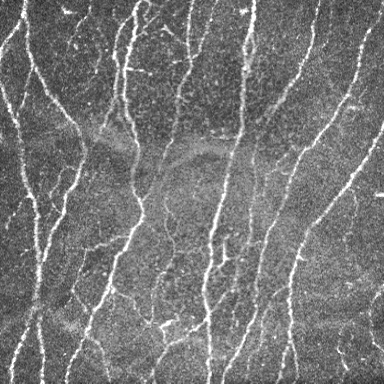
#> input picture data/reference.jpg, 384 x 384 px
$ python correction.py
#> lines starting #> are read from the running program, lines starting #| are printed output that depends on the picture
### histogram_matching.py
#!/usr/bin/env python3

"""
@license: Apache License Version 2.0
@author: Stefano Di Martino
Exact histogram matching
"""


import numpy as np
from scipy import signal


class ExactHistogramMatcher:
    _kernel1 = 1.0 / 5.0 * np.array([[0, 1, 0],
                                     [1, 1, 1],
                                     [0, 1, 0]])

    _kernel2 = 1.0 / 9.0 * np.array([[1, 1, 1],
                                     [1, 1, 1],
                                     [1, 1, 1]])

    _kernel3 = 1.0 / 13.0 * np.array([[0, 0, 1, 0, 0],
                                      [0, 1, 1, 1, 0],
                                      [1, 1, 1, 1, 1],
                                      [0, 1, 1, 1, 0],
                                      [0, 0, 1, 0, 0]])

    _kernel4 = 1.0 / 21.0 * np.array([[0, 1, 1, 1, 0],
                                      [1, 1, 1, 1, 1],
                                      [1, 1, 1, 1, 1],
                                      [1, 1, 1, 1, 1],
                                      [0, 1, 1, 1, 0]])

    _kernel5 = 1.0 / 25.0 * np.array([[1, 1, 1, 1, 1],
                                      [1, 1, 1, 1, 1],
                                      [1, 1, 1, 1, 1],
                                      [1, 1, 1, 1, 1],
                                      [1, 1, 1, 1, 1]])
    _kernel_mapping = {1: [_kernel1],
                       2: [_kernel1, _kernel2],
                       3: [_kernel1, _kernel2, _kernel3],
                       4: [_kernel1, _kernel2, _kernel3, _kernel4],
                       5: [_kernel1, _kernel2, _kernel3, _kernel4, _kernel5]}

    @staticmethod
    def get_histogram(image, image_bit_depth=8):
        """
        :param image: image as numpy array
        :param image_bit_depth: bit depth of the image. Most images have 8 bit.
        :return:
        """
        max_grey_value = pow(2, image_bit_depth)

        if len(image.shape) == 3:
            dimensions = image.shape[2]
            hist = np.empty((max_grey_value, dimensions))

            for dimension in range(0, dimensions):
                for gray_value in range(0, max_grey_value):
                    image_2d = image[:, :, dimension]
                    hist[gray_value, dimension] = len(image_2d[image_2d == gray_value])
        else:
            hist = np.empty((max_grey_value,))

            for gray_value in range(0, max_grey_value):
                hist[gray_value] = len(image[image == gray_value])

        return hist

    @staticmethod
    def _get_averaged_images(img, kernels):
        return np.array([signal.convolve2d(img, kernel, 'same') for kernel in kernels])

    @staticmethod
    def _get_average_values_for_every_pixel(img, number_kernels):
        """
        :param img: the image to be used in order to calculate averaged images
        :param number_kernels: number of kernels to be used in order to calculate the averaged images
        :return: averaged images with the shape:
                 (image height * image width, number averaged images)
                 Every row represents one pixel and its averaged values.
                 I. e. x[0] represents the first pixel and contains an array with k
                 averaged pixels where k are the number of used kernels.
        """
        kernels = ExactHistogramMatcher._kernel_mapping[number_kernels]
        averaged_images = ExactHistogramMatcher._get_averaged_images(img, kernels)
        img_size = averaged_images[0].shape[0] * averaged_images[0].shape[1]

        # shape of averaged_images: (number averaged images, height, width).
        # Reshape in a way, that one row contains all averaged values of pixel in position (x, y)
        reshaped_averaged_images = averaged_images.reshape((number_kernels, img_size))
        transposed_averaged_images = reshaped_averaged_images.transpose()
        return transposed_averaged_images

    @staticmethod
    def sort_rows_lexicographically(matrix):
        # Because lexsort in numpy sorts after the last row,
        # then after the second last row etc., we have to rotate
        # the matrix in order to sort all rows after the first column,
        # and then after the second column etc.

        rotated_matrix = np.rot90(matrix)

        # TODO lexsort is very memory hungry! If the image is too big, this can result in SIG 9!
        sorted_indices = np.lexsort(rotated_matrix)
        return matrix[sorted_indices]

    @staticmethod
    def _match_to_histogram(image, reference_histogram, number_kernels):
        """
        :param image: image as numpy array.
        :param reference_histogram: reference histogram as numpy array
        :param number_kernels: The more kernels you use in order to calculate average images,
                               the more likely it is, the resulting image will have the exact
                               histogram like the reference histogram
        :return: The image with the exact reference histogram.
        """
        img_size = image.shape[0] * image.shape[1]

        merged_images = np.empty((img_size, number_kernels + 2))

        # The first column are the original pixel values.
        merged_images[:, 0] = image.reshape((img_size,))

        # The last column of this array represents the flattened image indices.
        # These indices are necessary to keep track of the pixel positions
        # after they haven been sorted lexicographically according their values.
        indices_of_flattened_image = np.arange(img_size).transpose()
        merged_images[:, -1] = indices_of_flattened_image

        # Calculate average images and add them to merged_images
        averaged_images = ExactHistogramMatcher._get_average_values_for_every_pixel(image, number_kernels)
        for dimension in range(0, number_kernels):
            merged_images[:, dimension + 1] = averaged_images[:, dimension]

        # Sort the array according the original pixels values and then after
        # the average values of the respective pixel
        sorted_merged_images = ExactHistogramMatcher.sort_rows_lexicographically(merged_images)

        # Assign gray values according the distribution of the reference histogram
        index_start = 0
        for gray_value in range(0, len(reference_histogram)):
            index_end = int(index_start + reference_histogram[gray_value])
            sorted_merged_images[index_start:index_end, 0] = gray_value
            index_start = index_end

        # Sort back ordered by the flattened image index. The last column represents the index
        sorted_merged_images = sorted_merged_images[sorted_merged_images[:, -1].argsort()]
        new_target_img = sorted_merged_images[:, 0].reshape(image.shape)

        return new_target_img

    @staticmethod
    def match_image_to_histogram(image, reference_histogram, number_kernels=3):
        """
        :param image: image as numpy array.
        :param reference_histogram: reference histogram as numpy array
        :param number_kernels: The more kernels you use in order to calculate average images,
                               the more likely it is, the resulting image will have the exact
                               histogram like the reference histogram
        :return: The image with the exact reference histogram.
                 CAUTION: Don't save the image in a lossy format like JPEG,
                 because the compression algorithm will alter the histogram!
                 Use lossless formats like PNG.
        """
        if len(image.shape) == 3:
            # Image with more than one dimension. I. e. an RGB image.
            output = np.empty(image.shape)
            dimensions = image.shape[2]

            for dimension in range(0, dimensions):
                output[:, :, dimension] = ExactHistogramMatcher._match_to_histogram(image[:, :, dimension],
                                                                                    reference_histogram[:, dimension],
                                                                                    number_kernels)
        else:
            # Gray value image
            output = ExactHistogramMatcher._match_to_histogram(image,
                                                               reference_histogram,
                                                               number_kernels)

        return output

### correction.py
import cv2
import sys
import os
import math
import numpy as np
# from scipy.ndimage import gaussian_filter1d
from histogram_matching import ExactHistogramMatcher
import time


# [130 lines left out: functions check_monotonically_increase, calc_discrete_entropy, find_parameters, not called in this run]


def vignetting_correction(im):
    """
    Correct the vignetting of the image with the parameters that could minimize
    the discrete entropy.
    """

    # convert rgb image to grayscale
    imgray = cv2.cvtColor(im, cv2.COLOR_BGR2GRAY)
    row, col = imgray.shape

    cm_x = 192
    cm_y = 192
    max_distance = math.sqrt(max(
        (vertex[0] - cm_x)**2 + (vertex[1] - cm_y)**2 for vertex in [[0, 0], [0, row], [col, 0], [col, row]]))

    distance = []
    for i in range(col):
        for j in range(row):
            distance.append(math.sqrt((i - cm_x)**2 + (j - cm_y)**2))

    # a, b, c, x, y = find_parameters(cm_x, cm_y, max_distance, imgray, distance)
    a, b, c = 0.0625, 1.75, -0.75
    print("参数：", a, b, c)
    count = 0
    # modify the original image
    ta = time.time()
    for x in range(col):
        for y in range(row):
            r = distance[count] / max_distance
            count += 1
            g = 1 + a * r**2 + b * r**4 + c * r**6
            modified = imgray[y, x] * g
            # # if the brightness after modification is greater than 255, then set the brightness to 255
            # if modified > 255:
            #     modified = 255
            # imgray[y, x] = modified
            imgray[y, x] = modified if modified < 255 else 255
    tb = time.time()
    print("xy耗时：{0}".format(tb - ta))
    return imgray


if __name__ == '__main__':
    t1 = time.time()
    path = r'data/test/image'
    savepath = r"data/test/stitch_img"
    reference_img = cv2.imread('data/reference.jpg')
#> reference_img is the input picture: shape (384, 384, 3); min 38, max 255, mean 120.4
    filelist = os.listdir(path)
    filelist.sort(key=lambda x: int(x[4:-4]))  # 从正数第四个字符到倒数第四个字符中间的数字排序
    num = 0
    for filename in filelist:
        img = cv2.imread(os.path.join(path, filename))
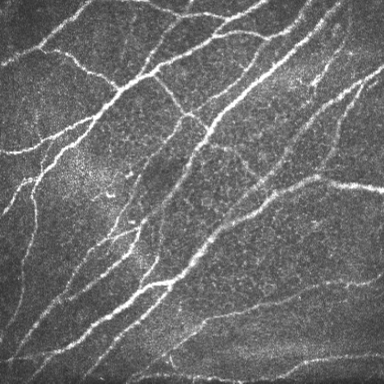
#> input picture data/test/image/test1.jpg, 384 x 384 px
#> img is the input picture: shape (384, 384, 3); min 38, max 255, mean 109.2
        # 直方图规定化
        t2 = time.time()
        reference_histogram = ExactHistogramMatcher.get_histogram(reference_img)
#> after the loop in get_histogram, `for dimension in range(0, dimensions):`: hist = 256 rows, first 8: [0, 0, 0], [0, 0, 0], [0, 0, 0], [0, 0, 0], [0, 0, 0], [0, 0, 0], [0, 0, 0], [0, 0, 0]
#> reference_histogram has the same summary as hist in get_histogram
        img = ExactHistogramMatcher.match_image_to_histogram(img, reference_histogram)
        img = img.astype(np.uint8)
        # 渐晕校正
        t3 = time.time()
        img = vignetting_correction(img)
#> after the loop in vignetting_correction, `for x in range(col):`:
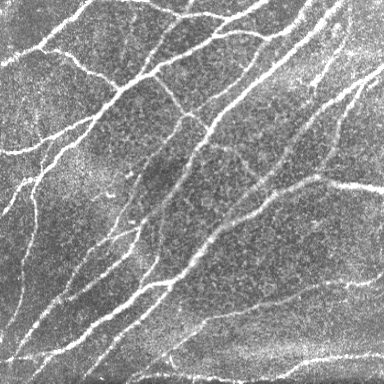
#> imgray: shape (384, 384); min 67, max 255, mean 143.9
#> after the loop in vignetting_correction, `for x in range(col):`: count = 147456
        cv2.imwrite(savepath + "/" + os.path.basename(filename), img)
        num += 1
        t4 = time.time()
        print("已处理成功：", num)
        print("规定化耗时：{0}".format(t3-t2), "渐晕耗时：{0}".format(t4-t3))
#> pass 2 of the loop `for filename in filelist:`:
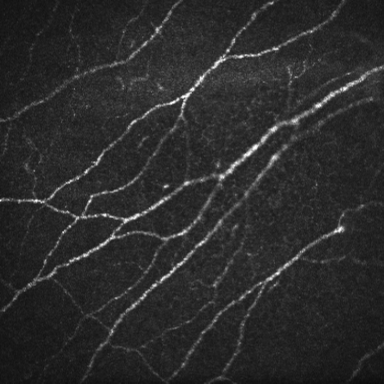
#> input picture data/test/image/test10.jpg, 384 x 384 px
#> img is the input picture: shape (384, 384, 3); min 11, max 255, mean 43.8
#> after the loop in match_image_to_histogram (call 2), `for dimension in range(0, dimensions):`:
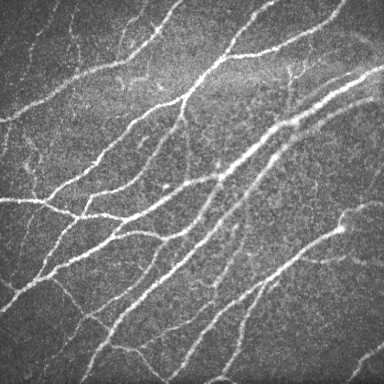
#> output: shape (384, 384, 3) float64; min 38, max 255, mean 120.4
#> after the loop in vignetting_correction (call 2), `for x in range(col):`:
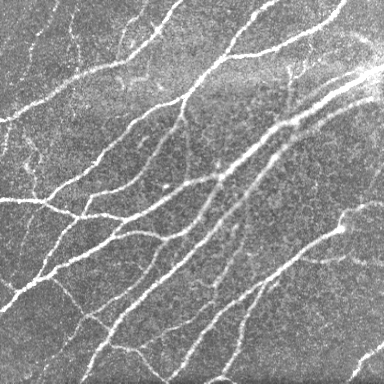
#> imgray: shape (384, 384); min 73, max 255, mean 143.4
#> pass 3 of the loop `for filename in filelist:`:
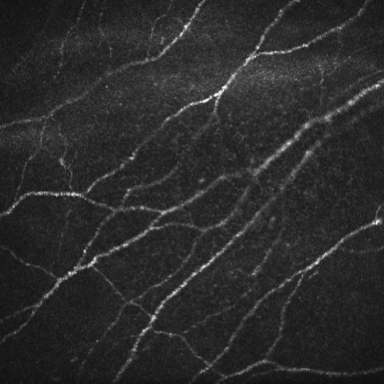
#> input picture data/test/image/test11.jpg, 384 x 384 px
#> img is the input picture: shape (384, 384, 3); min 14, max 255, mean 43.5
#> after the loop in match_image_to_histogram (call 3), `for dimension in range(0, dimensions):`:
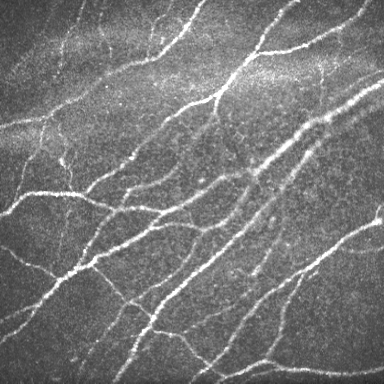
#> output: shape (384, 384, 3) float64; min 38, max 255, mean 120.4
#> after the loop in vignetting_correction (call 3), `for x in range(col):`:
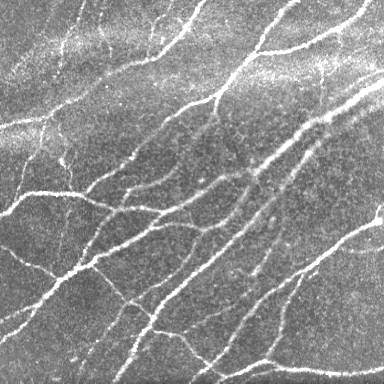
#> imgray: shape (384, 384); min 66, max 255, mean 143.7
    print("共处理：", num, "张图片","共耗时：{0}".format(t4-t1))
